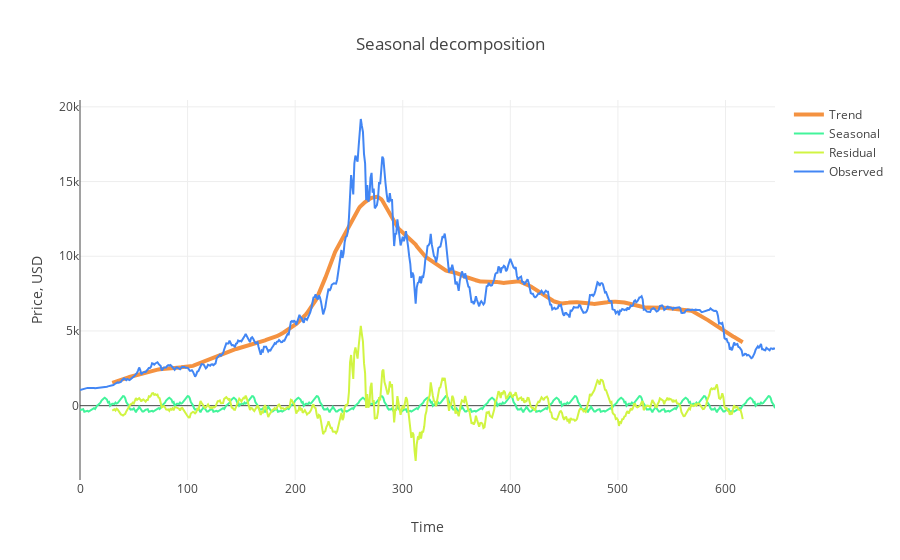

Notebook cell for this chart:
### Code cell
# Seasonal decomposition of data to estimate trend and seasonality 
# This indicates the actual price movements
s = sm.tsa.seasonal_decompose(working_data.Weighted_Price.values, freq=60)

trace1 = go.Scatter(x = np.arange(0, len(s.trend), 1),y = s.trend,mode = 'lines',name = 'Trend',
    line = dict(color = ('rgb(244, 146, 65)'), width = 4))
trace2 = go.Scatter(x = np.arange(0, len(s.seasonal), 1),y = s.seasonal,mode = 'lines',name = 'Seasonal',
    line = dict(color = ('rgb(66, 244, 155)'), width = 2))

trace3 = go.Scatter(x = np.arange(0, len(s.resid), 1),y = s.resid,mode = 'lines',name = 'Residual',
    line = dict(color = ('rgb(209, 244, 66)'), width = 2))

trace4 = go.Scatter(x = np.arange(0, len(s.observed), 1),y = s.observed,mode = 'lines',name = 'Observed',
    line = dict(color = ('rgb(66, 134, 244)'), width = 2))

data = [trace1, trace2, trace3, trace4]
layout = dict(title = 'Seasonal decomposition', xaxis = dict(title = 'Time'), yaxis = dict(title = 'Price, USD'))
fig = dict(data=data, layout=layout)
py.iplot(fig, filename='seasonal_decomposition')

### Figure 1 — Plotly figure (JSON) as saved in the notebook; plotly's stock layout.template omitted (floating-point values rounded to 4 significant figures; data arrays with more than 128 entries replaced by an {"elided": "..."} marker saying what was removed)
{"data": [{"name": "Trend", "uid": "a5bf5e80-10c7-42d5-ad7c-b44ae219adf6", "y": {"elided": "647 float values"}, "x": {"elided": "647 int values"}, "line": {"color": "rgb(244, 146, 65)", "width": 4}, "type": "scatter", "mode": "lines"}, {"name": "Seasonal", "uid": "db987584-b7df-42d6-9881-f6d21db7b948", "y": {"elided": "647 float values"}, "x": {"elided": "647 int values"}, "line": {"color": "rgb(66, 244, 155)", "width": 2}, "type": "scatter", "mode": "lines"}, {"name": "Residual", "uid": "131b8ca5-bd67-46c5-a701-be132bd72151", "y": {"elided": "647 float values"}, "x": {"elided": "647 int values"}, "line": {"color": "rgb(209, 244, 66)", "width": 2}, "type": "scatter", "mode": "lines"}, {"name": "Observed", "uid": "6e2c8920-a581-4583-90c0-d60950a83ec6", "y": {"elided": "647 float values"}, "x": {"elided": "647 int values"}, "line": {"color": "rgb(66, 134, 244)", "width": 2}, "type": "scatter", "mode": "lines"}], "layout": {"title": {"text": "Seasonal decomposition"}, "xaxis": {"title": {"text": "Time"}}, "yaxis": {"title": {"text": "Price, USD"}}}}
